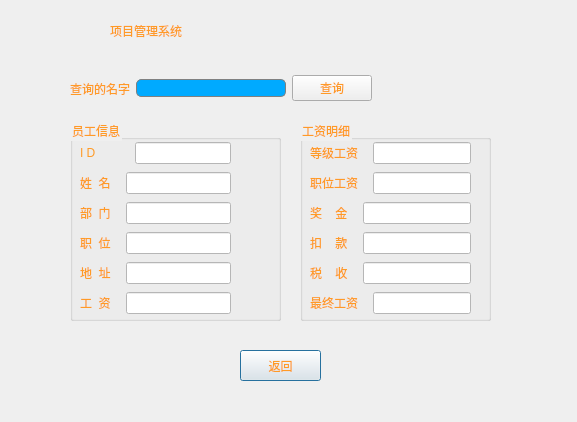
<?xml version="1.0" encoding="UTF-8"?>
<ui version="4.0">
 <class>CheckWages</class>
 <widget class="QDialog" name="CheckWages">
  <property name="geometry">
   <rect>
    <x>0</x>
    <y>0</y>
    <width>577</width>
    <height>422</height>
   </rect>
  </property>
  <property name="minimumSize">
   <size>
    <width>577</width>
    <height>422</height>
   </size>
  </property>
  <property name="maximumSize">
   <size>
    <width>577</width>
    <height>422</height>
   </size>
  </property>
  <property name="windowTitle">
   <string>Dialog</string>
  </property>
  <property name="styleSheet">
   <string notr="true">color: rgb(255, 154, 38);
background-image: url(:/resource/photo/Resource/2.jpg);</string>
  </property>
  <widget class="QGroupBox" name="groupBox">
   <property name="geometry">
    <rect>
     <x>70</x>
     <y>120</y>
     <width>211</width>
     <height>201</height>
    </rect>
   </property>
   <property name="styleSheet">
    <string notr="true">font: 12pt &quot;仿宋&quot;;</string>
   </property>
   <property name="title">
    <string>员工信息</string>
   </property>
   <widget class="QWidget" name="layoutWidget">
    <property name="geometry">
     <rect>
      <x>10</x>
      <y>20</y>
      <width>151</width>
      <height>176</height>
     </rect>
    </property>
    <layout class="QVBoxLayout" name="verticalLayout_2">
     <item>
      <layout class="QHBoxLayout" name="horizontalLayout_8">
       <property name="spacing">
        <number>39</number>
       </property>
       <property name="leftMargin">
        <number>0</number>
       </property>
       <item>
        <widget class="QLabel" name="label_10">
         <property name="styleSheet">
          <string notr="true">font: 12pt &quot;仿宋&quot;;</string>
         </property>
         <property name="text">
          <string>I D</string>
         </property>
        </widget>
       </item>
       <item>
        <widget class="QLineEdit" name="lineEdit_ID">
         <property name="styleSheet">
          <string notr="true">background:rgb(255, 255, 255);</string>
         </property>
         <property name="text">
          <string/>
         </property>
         <property name="readOnly">
          <bool>true</bool>
         </property>
        </widget>
       </item>
      </layout>
     </item>
     <item>
      <layout class="QHBoxLayout" name="horizontalLayout_4">
       <property name="spacing">
        <number>15</number>
       </property>
       <property name="leftMargin">
        <number>0</number>
       </property>
       <item>
        <widget class="QLabel" name="label_6">
         <property name="styleSheet">
          <string notr="true">font: 12pt &quot;仿宋&quot;;</string>
         </property>
         <property name="text">
          <string>姓  名</string>
         </property>
        </widget>
       </item>
       <item>
        <widget class="QLineEdit" name="lineEdit_name">
         <property name="styleSheet">
          <string notr="true">background:rgb(255, 255, 255);</string>
         </property>
         <property name="text">
          <string/>
         </property>
         <property name="readOnly">
          <bool>true</bool>
         </property>
        </widget>
       </item>
      </layout>
     </item>
     <item>
      <layout class="QHBoxLayout" name="horizontalLayout_5">
       <property name="spacing">
        <number>15</number>
       </property>
       <property name="leftMargin">
        <number>0</number>
       </property>
       <item>
        <widget class="QLabel" name="label_7">
         <property name="styleSheet">
          <string notr="true">font: 12pt &quot;仿宋&quot;;</string>
         </property>
         <property name="text">
          <string>部  门</string>
         </property>
        </widget>
       </item>
       <item>
        <widget class="QLineEdit" name="lineEdit_department">
         <property name="styleSheet">
          <string notr="true">background:rgb(255, 255, 255);</string>
         </property>
         <property name="text">
          <string/>
         </property>
         <property name="readOnly">
          <bool>true</bool>
         </property>
        </widget>
       </item>
      </layout>
     </item>
     <item>
      <layout class="QHBoxLayout" name="horizontalLayout_2">
       <property name="spacing">
        <number>15</number>
       </property>
       <property name="leftMargin">
        <number>0</number>
       </property>
       <item>
        <widget class="QLabel" name="label_4">
         <property name="styleSheet">
          <string notr="true">font: 12pt &quot;仿宋&quot;;</string>
         </property>
         <property name="text">
          <string>职  位</string>
         </property>
        </widget>
       </item>
       <item>
        <widget class="QLineEdit" name="lineEdit_position">
         <property name="styleSheet">
          <string notr="true">background:rgb(255, 255, 255);</string>
         </property>
         <property name="text">
          <string/>
         </property>
         <property name="readOnly">
          <bool>true</bool>
         </property>
        </widget>
       </item>
      </layout>
     </item>
     <item>
      <layout class="QHBoxLayout" name="horizontalLayout_7">
       <property name="spacing">
        <number>15</number>
       </property>
       <property name="leftMargin">
        <number>0</number>
       </property>
       <item>
        <widget class="QLabel" name="label_9">
         <property name="styleSheet">
          <string notr="true">font: 12pt &quot;仿宋&quot;;</string>
         </property>
         <property name="text">
          <string>地  址</string>
         </property>
        </widget>
       </item>
       <item>
        <widget class="QLineEdit" name="lineEdit_address">
         <property name="styleSheet">
          <string notr="true">background:rgb(255, 255, 255);</string>
         </property>
         <property name="text">
          <string/>
         </property>
         <property name="readOnly">
          <bool>true</bool>
         </property>
        </widget>
       </item>
      </layout>
     </item>
     <item>
      <layout class="QHBoxLayout" name="horizontalLayout_6">
       <property name="spacing">
        <number>15</number>
       </property>
       <property name="leftMargin">
        <number>0</number>
       </property>
       <item>
        <widget class="QLabel" name="label_8">
         <property name="styleSheet">
          <string notr="true">font: 12pt &quot;仿宋&quot;;</string>
         </property>
         <property name="text">
          <string>工  资</string>
         </property>
        </widget>
       </item>
       <item>
        <widget class="QLineEdit" name="lineEdit_wages">
         <property name="styleSheet">
          <string notr="true">background:rgb(255, 255, 255);</string>
         </property>
         <property name="text">
          <string/>
         </property>
         <property name="readOnly">
          <bool>true</bool>
         </property>
        </widget>
       </item>
      </layout>
     </item>
    </layout>
   </widget>
  </widget>
  <widget class="QGroupBox" name="groupBox_2">
   <property name="geometry">
    <rect>
     <x>300</x>
     <y>120</y>
     <width>191</width>
     <height>201</height>
    </rect>
   </property>
   <property name="styleSheet">
    <string notr="true">font: 12pt &quot;仿宋&quot;;</string>
   </property>
   <property name="title">
    <string>工资明细</string>
   </property>
   <widget class="QWidget" name="layoutWidget">
    <property name="geometry">
     <rect>
      <x>10</x>
      <y>20</y>
      <width>161</width>
      <height>176</height>
     </rect>
    </property>
    <layout class="QVBoxLayout" name="verticalLayout_3">
     <item>
      <layout class="QHBoxLayout" name="horizontalLayout_23">
       <property name="spacing">
        <number>15</number>
       </property>
       <property name="leftMargin">
        <number>0</number>
       </property>
       <item>
        <widget class="QLabel" name="label_25">
         <property name="styleSheet">
          <string notr="true">font: 12pt &quot;仿宋&quot;;</string>
         </property>
         <property name="text">
          <string>等级工资</string>
         </property>
        </widget>
       </item>
       <item>
        <widget class="QLineEdit" name="lineEdit_levelwages">
         <property name="styleSheet">
          <string notr="true">background:rgb(255, 255, 255);</string>
         </property>
         <property name="text">
          <string/>
         </property>
         <property name="readOnly">
          <bool>true</bool>
         </property>
        </widget>
       </item>
      </layout>
     </item>
     <item>
      <layout class="QHBoxLayout" name="horizontalLayout_24">
       <property name="spacing">
        <number>15</number>
       </property>
       <property name="leftMargin">
        <number>0</number>
       </property>
       <item>
        <widget class="QLabel" name="label_26">
         <property name="styleSheet">
          <string notr="true">font: 12pt &quot;仿宋&quot;;</string>
         </property>
         <property name="text">
          <string>职位工资</string>
         </property>
        </widget>
       </item>
       <item>
        <widget class="QLineEdit" name="lineEdit_positionwages">
         <property name="styleSheet">
          <string notr="true">background:rgb(255, 255, 255);</string>
         </property>
         <property name="text">
          <string/>
         </property>
         <property name="readOnly">
          <bool>true</bool>
         </property>
        </widget>
       </item>
      </layout>
     </item>
     <item>
      <layout class="QHBoxLayout" name="horizontalLayout_25">
       <property name="spacing">
        <number>15</number>
       </property>
       <property name="leftMargin">
        <number>0</number>
       </property>
       <item>
        <widget class="QLabel" name="label_27">
         <property name="styleSheet">
          <string notr="true">font: 12pt &quot;仿宋&quot;;</string>
         </property>
         <property name="text">
          <string>奖    金</string>
         </property>
        </widget>
       </item>
       <item>
        <widget class="QLineEdit" name="lineEdit_bouns">
         <property name="styleSheet">
          <string notr="true">background:rgb(255, 255, 255);</string>
         </property>
         <property name="text">
          <string/>
         </property>
         <property name="readOnly">
          <bool>true</bool>
         </property>
        </widget>
       </item>
      </layout>
     </item>
     <item>
      <layout class="QHBoxLayout" name="horizontalLayout_3">
       <property name="spacing">
        <number>15</number>
       </property>
       <property name="leftMargin">
        <number>0</number>
       </property>
       <item>
        <widget class="QLabel" name="label_5">
         <property name="styleSheet">
          <string notr="true">font: 12pt &quot;仿宋&quot;;</string>
         </property>
         <property name="text">
          <string>扣    款</string>
         </property>
        </widget>
       </item>
       <item>
        <widget class="QLineEdit" name="lineEdit_deduction">
         <property name="styleSheet">
          <string notr="true">background:rgb(255, 255, 255);</string>
         </property>
         <property name="text">
          <string/>
         </property>
         <property name="readOnly">
          <bool>true</bool>
         </property>
        </widget>
       </item>
      </layout>
     </item>
     <item>
      <layout class="QHBoxLayout" name="horizontalLayout_26">
       <property name="spacing">
        <number>15</number>
       </property>
       <property name="leftMargin">
        <number>0</number>
       </property>
       <item>
        <widget class="QLabel" name="label_28">
         <property name="styleSheet">
          <string notr="true">font: 12pt &quot;仿宋&quot;;</string>
         </property>
         <property name="text">
          <string>税    收</string>
         </property>
        </widget>
       </item>
       <item>
        <widget class="QLineEdit" name="lineEdit_WithHoldingTax">
         <property name="styleSheet">
          <string notr="true">background:rgb(255, 255, 255);</string>
         </property>
         <property name="text">
          <string/>
         </property>
         <property name="readOnly">
          <bool>true</bool>
         </property>
        </widget>
       </item>
      </layout>
     </item>
     <item>
      <layout class="QHBoxLayout" name="horizontalLayout_27">
       <property name="spacing">
        <number>15</number>
       </property>
       <property name="leftMargin">
        <number>0</number>
       </property>
       <item>
        <widget class="QLabel" name="label_29">
         <property name="styleSheet">
          <string notr="true">font: 12pt &quot;仿宋&quot;;</string>
         </property>
         <property name="text">
          <string>最终工资</string>
         </property>
        </widget>
       </item>
       <item>
        <widget class="QLineEdit" name="lineEdit_fanalwages">
         <property name="styleSheet">
          <string notr="true">background:rgb(255, 255, 255);</string>
         </property>
         <property name="text">
          <string/>
         </property>
         <property name="readOnly">
          <bool>true</bool>
         </property>
        </widget>
       </item>
      </layout>
     </item>
    </layout>
   </widget>
  </widget>
  <widget class="QPushButton" name="pushButton_back">
   <property name="geometry">
    <rect>
     <x>240</x>
     <y>350</y>
     <width>81</width>
     <height>31</height>
    </rect>
   </property>
   <property name="styleSheet">
    <string notr="true">font: 12pt &quot;仿宋&quot;;</string>
   </property>
   <property name="text">
    <string>返回</string>
   </property>
  </widget>
  <widget class="QLabel" name="label">
   <property name="geometry">
    <rect>
     <x>110</x>
     <y>10</y>
     <width>341</width>
     <height>41</height>
    </rect>
   </property>
   <property name="styleSheet">
    <string notr="true">font: 35pt &quot;新宋体&quot;;
</string>
   </property>
   <property name="text">
    <string>项目管理系统</string>
   </property>
  </widget>
  <widget class="QWidget" name="layoutWidget">
   <property name="geometry">
    <rect>
     <x>70</x>
     <y>73</y>
     <width>302</width>
     <height>31</height>
    </rect>
   </property>
   <layout class="QHBoxLayout" name="horizontalLayout">
    <item>
     <widget class="QLabel" name="label_2">
      <property name="styleSheet">
       <string notr="true">font: 12pt &quot;仿宋&quot;;</string>
      </property>
      <property name="text">
       <string>查询的名字</string>
      </property>
     </widget>
    </item>
    <item>
     <widget class="QLineEdit" name="lineEdit_findname">
      <property name="styleSheet">
       <string notr="true">border: 1px solid gray;border-radius:5px; 
padding: 0px 10px 0px 10px;
font: 75 12pt &quot;仿宋&quot;;
background:rgb(0, 170, 255);
selection-background-color: darkgray;
</string>
      </property>
      <property name="text">
       <string/>
      </property>
     </widget>
    </item>
    <item>
     <widget class="QPushButton" name="pushButton_find">
      <property name="styleSheet">
       <string notr="true">font: 12pt &quot;仿宋&quot;;</string>
      </property>
      <property name="text">
       <string>查询</string>
      </property>
     </widget>
    </item>
   </layout>
  </widget>
 </widget>
 <resources/>
 <connections/>
</ui>
